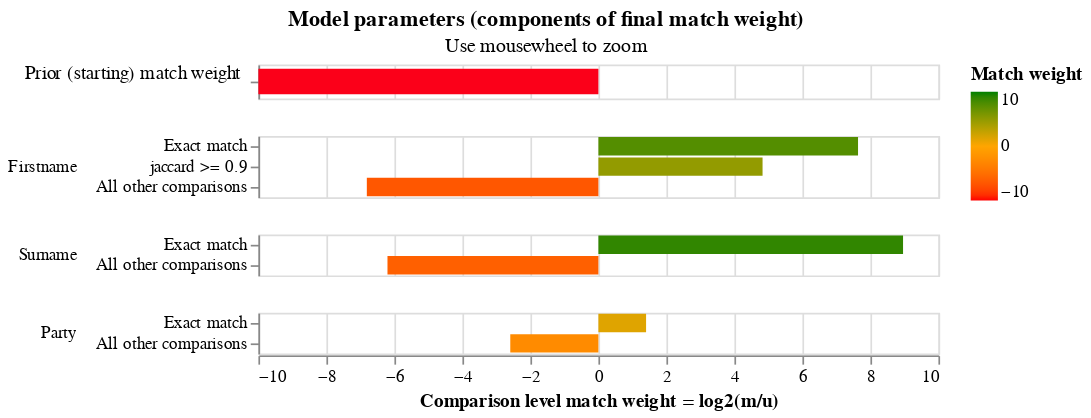

The code cell stored with this chart in its notebook:
### Code cell
linker.match_weights_chart()

### Figure 1 — Vega-Lite specification as saved in the notebook (floating-point values rounded to 4 significant figures)
{"config": {"view": {"width": 400, "height": 60}, "mark": {"tooltip": null}, "title": {"anchor": "middle"}, "header": {"title": null}}, "data": {"values": [{"comparison_name": "probability_two_random_records_match", "sql_condition": null, "label_for_charts": "", "m_probability": null, "u_probability": null, "m_probability_description": null, "u_probability_description": null, "has_tf_adjustments": false, "tf_adjustment_column": null, "tf_adjustment_weight": null, "is_null_level": false, "bayes_factor": 0.0001, "log2_bayes_factor": -13.29, "comparison_vector_value": 0, "max_comparison_vector_value": 0, "bayes_factor_description": "The probability that two random records drawn at random match is 0.000 or one in  10,000.0 records.This is equivalent to a starting match weight of -13.288.", "probability_two_random_records_match": 0.0001, "comparison_sort_order": -1}, {"comparison_name": "Firstname", "sql_condition": "\"Firstname_l\" = \"Firstname_r\"", "label_for_charts": "Exact match", "m_probability": 0.9822, "u_probability": 0.004937, "m_probability_description": "Amongst matching record comparisons, 98.22% of records are in the exact match comparison level", "u_probability_description": "Amongst non-matching record comparisons, 0.49% of records are in the exact match comparison level", "has_tf_adjustments": false, "tf_adjustment_column": null, "tf_adjustment_weight": 1.0, "is_null_level": false, "bayes_factor": 198.9, "log2_bayes_factor": 7.636, "comparison_vector_value": 2, "max_comparison_vector_value": 2, "bayes_factor_description": "If comparison level is `exact match` then comparison is 198.95 times more likely to be a match", "probability_two_random_records_match": 0.0001, "comparison_sort_order": 0}, {"comparison_name": "Firstname", "sql_condition": "jaccard(\"Firstname_l\", \"Firstname_r\") >= 0.9", "label_for_charts": "jaccard >= 0.9", "m_probability": 0.008969, "u_probability": 0.0003157, "m_probability_description": "Amongst matching record comparisons, 0.90% of records are in the jaccard >= 0.9 comparison level", "u_probability_description": "Amongst non-matching record comparisons, 0.03% of records are in the jaccard >= 0.9 comparison level", "has_tf_adjustments": false, "tf_adjustment_column": null, "tf_adjustment_weight": 1.0, "is_null_level": false, "bayes_factor": 28.41, "log2_bayes_factor": 4.828, "comparison_vector_value": 1, "max_comparison_vector_value": 2, "bayes_factor_description": "If comparison level is `jaccard >= 0.9` then comparison is 28.41 times more likely to be a match", "probability_two_random_records_match": 0.0001, "comparison_sort_order": 0}, {"comparison_name": "Firstname", "sql_condition": "ELSE", "label_for_charts": "All other comparisons", "m_probability": 0.00886, "u_probability": 0.9947, "m_probability_description": "Amongst matching record comparisons, 0.89% of records are in the all other comparisons comparison level", "u_probability_description": "Amongst non-matching record comparisons, 99.47% of records are in the all other comparisons comparison level", "has_tf_adjustments": false, "tf_adjustment_column": null, "tf_adjustment_weight": 1.0, "is_null_level": false, "bayes_factor": 0.008907, "log2_bayes_factor": -6.811, "comparison_vector_value": 0, "max_comparison_vector_value": 2, "bayes_factor_description": "If comparison level is `all other comparisons` then comparison is  112.27 times less likely to be a match", "probability_two_random_records_match": 0.0001, "comparison_sort_order": 0}, {"comparison_name": "Surname", "sql_condition": "\"Surname_l\" = \"Surname_r\"", "label_for_charts": "Exact match", "m_probability": 0.9865, "u_probability": 0.00198, "m_probability_description": "Amongst matching record comparisons, 98.65% of records are in the exact match comparison level", "u_probability_description": "Amongst non-matching record comparisons, 0.20% of records are in the exact match comparison level", "has_tf_adjustments": false, "tf_adjustment_column": null, "tf_adjustment_weight": 1.0, "is_null_level": false, "bayes_factor": 498.1, "log2_bayes_factor": 8.96, "comparison_vector_value": 1, "max_comparison_vector_value": 1, "bayes_factor_description": "If comparison level is `exact match` then comparison is 498.09 times more likely to be a match", "probability_two_random_records_match": 0.0001, "comparison_sort_order": 1}, {"comparison_name": "Surname", "sql_condition": "ELSE", "label_for_charts": "All other comparisons", "m_probability": 0.01354, "u_probability": 0.998, "m_probability_description": "Amongst matching record comparisons, 1.35% of records are in the all other comparisons comparison level", "u_probability_description": "Amongst non-matching record comparisons, 99.80% of records are in the all other comparisons comparison level", "has_tf_adjustments": false, "tf_adjustment_column": null, "tf_adjustment_weight": 1.0, "is_null_level": false, "bayes_factor": 0.01357, "log2_bayes_factor": -6.204, "comparison_vector_value": 0, "max_comparison_vector_value": 1, "bayes_factor_description": "If comparison level is `all other comparisons` then comparison is  73.70 times less likely to be a match", "probability_two_random_records_match": 0.0001, "comparison_sort_order": 1}, {"comparison_name": "Party", "sql_condition": "\"Party_l\" = \"Party_r\"", "label_for_charts": "Exact match", "m_probability": 0.89, "u_probability": 0.3366, "m_probability_description": "Amongst matching record comparisons, 89.00% of records are in the exact match comparison level", "u_probability_description": "Amongst non-matching record comparisons, 33.66% of records are in the exact match comparison level", "has_tf_adjustments": false, "tf_adjustment_column": null, "tf_adjustment_weight": 1.0, "is_null_level": false, "bayes_factor": 2.644, "log2_bayes_factor": 1.403, "comparison_vector_value": 1, "max_comparison_vector_value": 1, "bayes_factor_description": "If comparison level is `exact match` then comparison is 2.64 times more likely to be a match", "probability_two_random_records_match": 0.0001, "comparison_sort_order": 2}, {"comparison_name": "Party", "sql_condition": "ELSE", "label_for_charts": "All other comparisons", "m_probability": 0.11, "u_probability": 0.6634, "m_probability_description": "Amongst matching record comparisons, 11.00% of records are in the all other comparisons comparison level", "u_probability_description": "Amongst non-matching record comparisons, 66.34% of records are in the all other comparisons comparison level", "has_tf_adjustments": false, "tf_adjustment_column": null, "tf_adjustment_weight": 1.0, "is_null_level": false, "bayes_factor": 0.1659, "log2_bayes_factor": -2.592, "comparison_vector_value": 0, "max_comparison_vector_value": 1, "bayes_factor_description": "If comparison level is `all other comparisons` then comparison is  6.03 times less likely to be a match", "probability_two_random_records_match": 0.0001, "comparison_sort_order": 2}]}, "vconcat": [{"height": 20, "mark": {"type": "bar", "clip": true, "height": 15}, "selection": {"zoom_selector": {"type": "interval", "bind": "scales", "encodings": ["x"]}}, "transform": [{"filter": "(datum.comparison_name == 'probability_two_random_records_match')"}], "encoding": {"color": {"type": "quantitative", "field": "log2_bayes_factor", "title": "Match weight", "scale": {"range": ["red", "orange", "green"], "domain": [-10, 0, 10]}}, "tooltip": [{"type": "nominal", "field": "comparison_name", "title": "Comparison name"}, {"type": "nominal", "field": "probability_two_random_records_match", "format": ".4f", "title": "Probability two random records match"}, {"type": "quantitative", "field": "log2_bayes_factor", "title": "Equivalent match weight", "format": ",.4f"}, {"type": "nominal", "field": "bayes_factor_description", "title": "Match weight description"}], "x": {"type": "quantitative", "axis": {"labels": false, "domain": false, "title": "", "ticks": false}, "field": "log2_bayes_factor", "scale": {"domain": [-10, 10]}}, "y": {"type": "nominal", "field": "label_for_charts", "axis": {"title": "Prior (starting) match weight", "titleAngle": 0, "titleAlign": "right", "titleFontWeight": "normal"}, "sort": {"field": "comparison_vector_value", "order": "descending"}}}}, {"height": {"step": 12}, "mark": {"type": "bar", "clip": true}, "selection": {"zoom_selector": {"type": "interval", "bind": "scales", "encodings": ["x"]}}, "transform": [{"filter": "(datum.comparison_name != 'probability_two_random_records_match')"}], "encoding": {"color": {"type": "quantitative", "field": "log2_bayes_factor", "title": "Match weight", "scale": {"range": ["red", "orange", "green"], "domain": [-10, 0, 10]}}, "row": {"type": "nominal", "field": "comparison_name", "sort": {"field": "comparison_sort_order"}, "header": {"labelAngle": 0, "labelAnchor": "middle", "labelAlign": "left"}}, "tooltip": [{"type": "nominal", "field": "comparison_name", "title": "Comparison name"}, {"type": "ordinal", "field": "label_for_charts", "title": "Label"}, {"type": "nominal", "field": "sql_condition", "title": "SQL condition"}, {"type": "quantitative", "field": "m_probability", "format": ".4f", "title": "M probability"}, {"type": "quantitative", "field": "u_probability", "format": ".4f", "title": "U probability"}, {"type": "quantitative", "field": "bayes_factor", "title": "Bayes factor = m/u", "format": ",.4f"}, {"type": "quantitative", "field": "log2_bayes_factor", "title": "Match weight = log2(m/u)", "format": ",.4f"}, {"type": "nominal", "field": "bayes_factor_description", "title": "Match weight description"}], "x": {"type": "quantitative", "axis": {"title": "Comparison level match weight = log2(m/u)"}, "field": "log2_bayes_factor", "scale": {"domain": [-10, 10]}}, "y": {"type": "nominal", "field": "label_for_charts", "axis": {"title": null}, "sort": {"field": "comparison_vector_value", "order": "descending"}}}, "resolve": {"axis": {"y": "independent"}, "scale": {"y": "independent"}}}], "selection": {"zoom_selector": {"type": "interval", "bind": "scales", "encodings": ["x"]}}, "resolve": {"axis": {"y": "independent"}, "scale": {"y": "independent"}}, "title": {"text": "Model parameters (components of final match weight)", "subtitle": "Use mousewheel to zoom"}, "$schema": "https://vega.github.io/schema/vega-lite/v5.2.json"}
